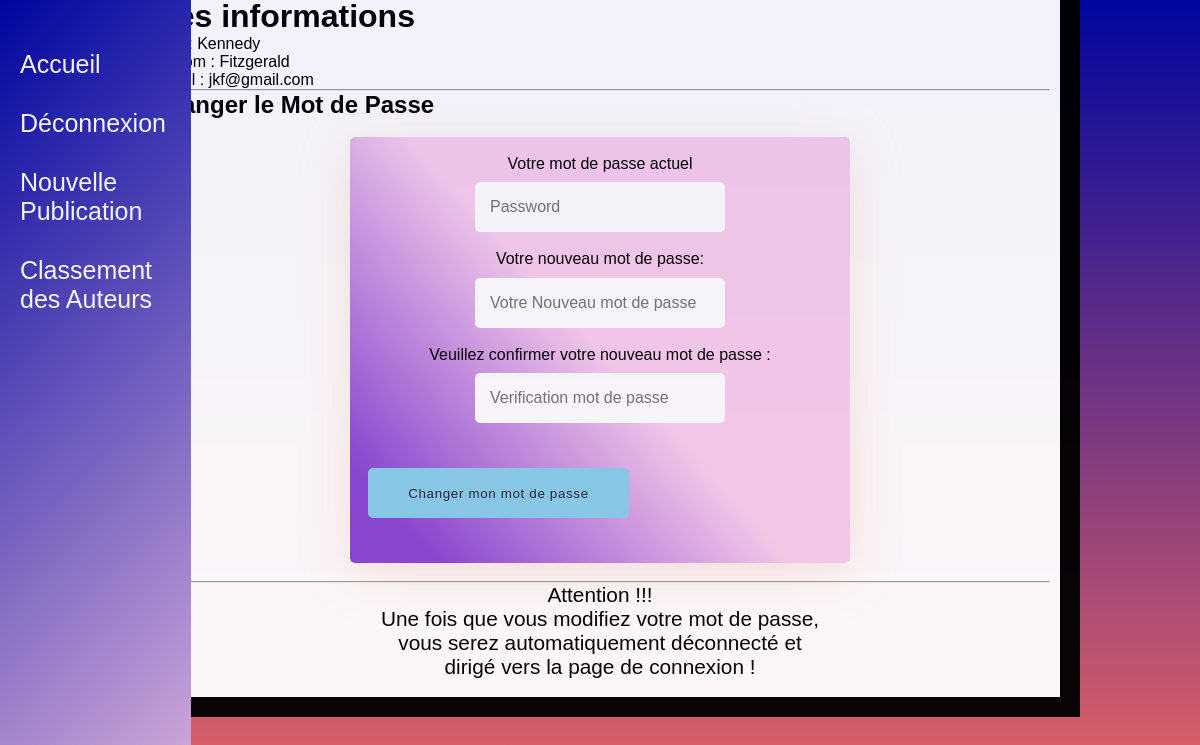
The page /Web/Account.php (signed in) on the database its author committed.
### tables this page shows
CREATE TABLE `utilisateur` (
  `ID` int(11) NOT NULL,
  `Prenom` varchar(20) NOT NULL,
  `Nom` varchar(20) NOT NULL,
  `Email` varchar(30) NOT NULL,
  `Mot_de_passe` varchar(32) NOT NULL,
  `qstSecrete` varchar(255) NOT NULL
);

### Web/Data.php (called while the page is built, shortened)
<?php
function changePassword(){
    global $bdd;
    $req1=('SELECT * FROM utilisateur WHERE Email="'.$_SESSION['Email'].'"');
    $ret = $bdd->query($req1);
    $return=$ret->fetch_assoc();
}
?>

### Web/Account.php (the view, shortened to what this page needs)
<?php
include 'Data.php';
$req1=('SELECT * FROM utilisateur WHERE Email="'.$_SESSION['Email'].'"');
$ret = $bdd->query($req1);
$return=$ret->fetch_assoc();
changePassword();
?>
<!DOCTYPE html>
<html>
<head>
	<link rel="stylesheet" href="./style/styleAccount.css">
</head>
<div class="sidebar">
<div><a href="./Test.php">Accueil</a></div>
<div><a href="./Logout.php">Déconnexion</a></div>
<div><a href="./Poster.php">Nouvelle Publication</a></div>
<div><a href="./TopAuthors.php">Classement des Auteurs</a></div>
</div>
<body>
<div id="MainContainer">
<div class ="header">
<h1> Mes informations </h1>
</div>
<p>
<div>
<label for "name">Nom : </label>
<?php echo $return['Nom'];?>
</p>
</div>
<div>
<p>
<label for "firstname">Prenom :</label>
<?php echo $return['Prenom'];?>
</p>
</div>
<div>
<p>
<label for="mail">E-mail :</label>
<?php echo $return['Email'];?>
</p>
</div>
<div align="center">
<hr>
</div>
<h2>Changer le Mot de Passe</h2>
<form class="formc" action="./Account.php" method="post">
<div>
        <div align="center">
        <label class="lbl">Votre mot de passe actuel</label>
        <input class="form-input" type="password" placeholder="Password " id="password"  name="password" title="saisir votre nouveau mot de passe">
		</div>
        <br>
        <div align="center">
        <label class="lbl">Votre nouveau mot de passe:</label>
        <input class="form-input" type="password" placeholder="Votre Nouveau mot de passe " id="passwordN"  name="passwordN" title="saisir votre nouveau mot de passe">
        </div>
        <br>
        <div align="center">
        <label class="lbl">Veuillez confirmer votre nouveau mot de passe :</label>
        </div>
        <div align="center">
        <input class="form-input" id="password_two" name="password_two" type="password" pattern="^\S{6,}$" onchange="this.setCustomValidity(this.validity.patternMismatch ? 'Merci de saisir le même mot de passe' : '');" placeholder="Verification mot de passe" required>
        </div>
        <br>
        <br>
        <div class="formbutton">
				<button type="submit">Changer mon mot de passe</button>
		</div>
        <br>
</div>
</form>
<div class="footer">
		<hr>
		<div align="center">
		<p class="description"> Attention !!!</p>
		<p class ="description">Une fois que vous modifiez votre mot de passe, vous serez automatiquement déconnecté et dirigé vers la page de connexion !</p>
		</div>
		<br>
	</div>
</body>
</html>

### Web/style/styleAccount.css (style rules this page uses)
* { padding: 0; margin: 0; box-sizing: border-box; }
body { background-image: linear-gradient(-225deg, #e66465 0%, #00069f 100%); background-image: linear-gradient(to top,#e66465 0%,#00069f 100%); background-attachment: fixed; font-family: 'Vibur', cursive; font-family: 'Abel', sans-serif; opacity: .95; }
.formc { width: 500px; min-height: 300px; height: auto; border-radius: 5px; margin: 2% auto; box-shadow: 0 9px 50px hsla(20, 67%, 75%, 0.31); padding: 2%; background-image: linear-gradient(-312deg, #8947d3 10%, #f8ceed 50%); }
input[class="form-input"] { width: 250px; height: 50px; margin-top: 2%; padding: 15px; font-size: 16px; font-family: sans-serif; color: #5E6472; outline: none; border: none; border-radius: 5px 5px 5px 5px; }
.lbl { width: 250px; height: 50px; margin-top: 2%; padding: 15px; font-size: 16px; font-family: sans-serif; color: black; border-radius:5px 5px 5px 5px; }
button { display: inline-block; color: #252537; width: 261px; height: 50px; padding: 0 20px; background: skyblue; border-radius: 5px; outline: none; border: none; cursor: pointer; text-align: center; transition: all 0.3s linear; margin: 2% auto; letter-spacing: 0.05em; }
#MainContainer { margin: -2px auto; width: 80%; border-width: 0px 20px; border-style:solid; border-color:black; border-bottom: solid 20px; border-bottom-width:0px 20px; border-bottom-color: black; padding: 0px 10px; background-color:white; }
.description { font-size: 130%; font-family:sans-serif; width: 50% }
.sidebar { height: 120%; width: 191px; position: fixed; left: 0; top: 0; padding-top: 40px; background-image: linear-gradient(-225deg, #00069f 0%, #f8ceed 100%); }
.sidebar a { padding: 10px 20px 20px 20px; text-decoration: none; font-size: 25px; color: white; display: block; }

### rows shown on the page
utilisateur: Nom "Kennedy", Prenom "Fitzgerald", Email "jkf@gmail.com"
